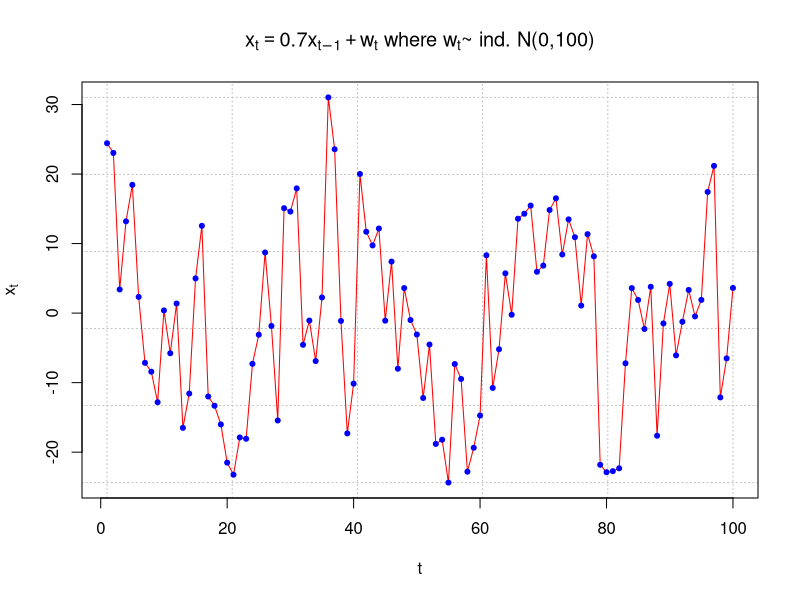
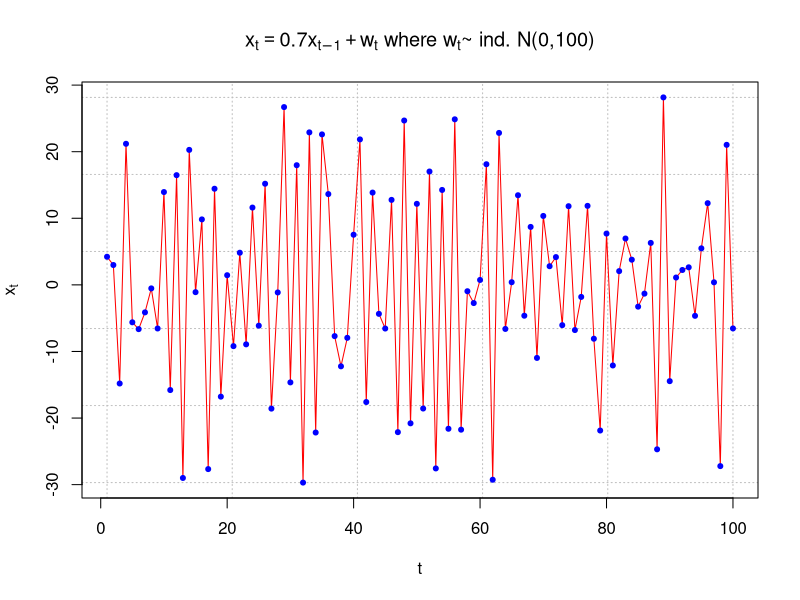
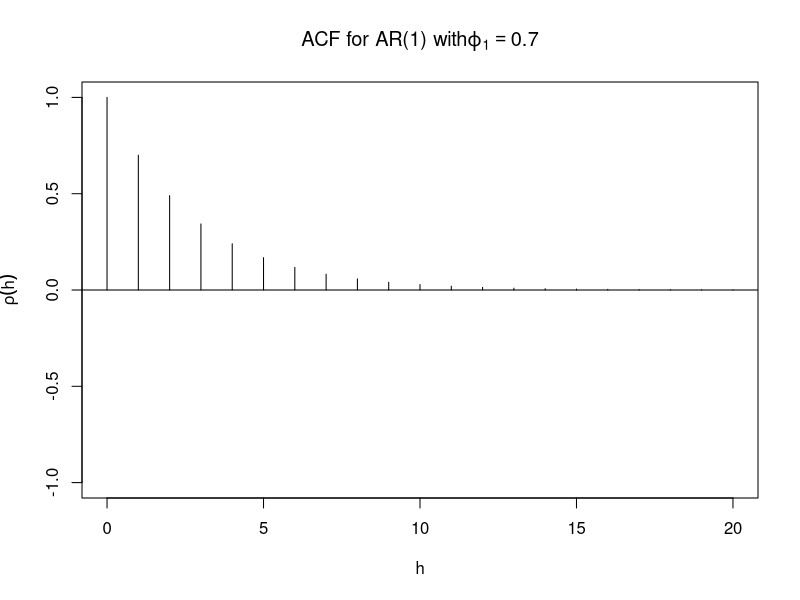
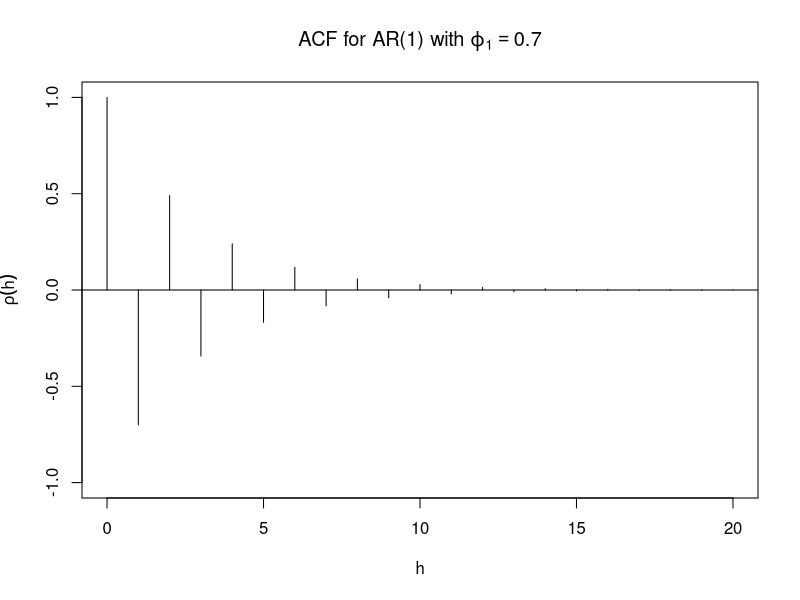
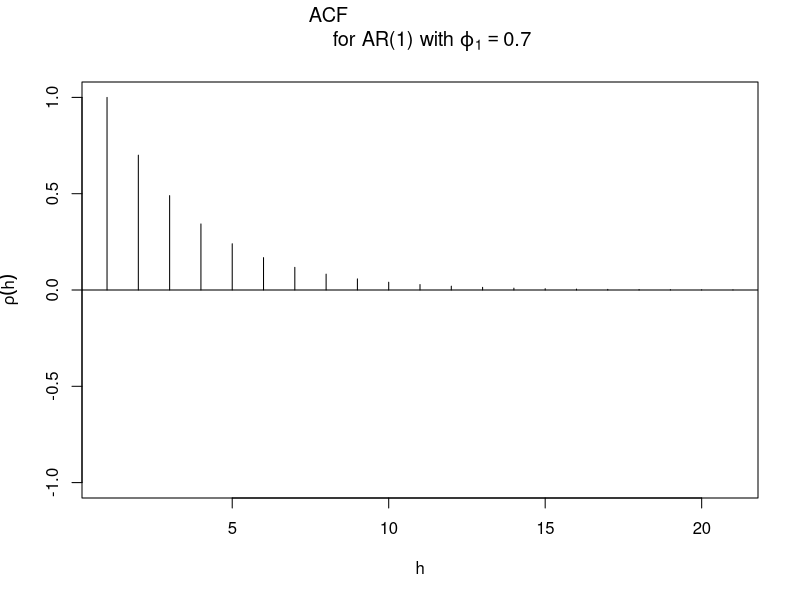
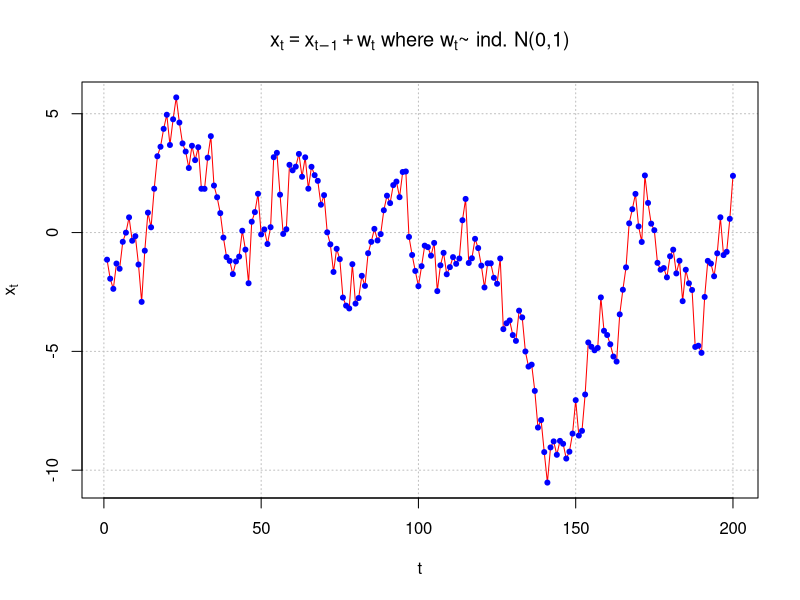
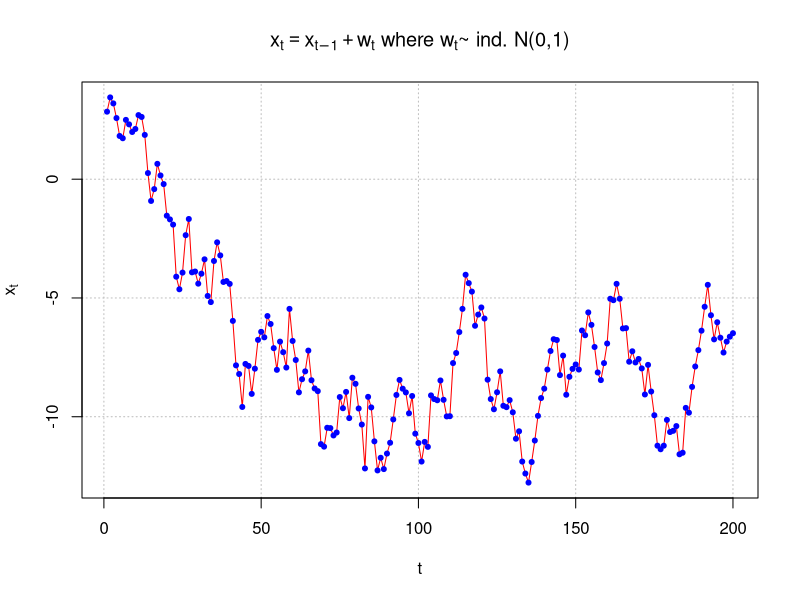
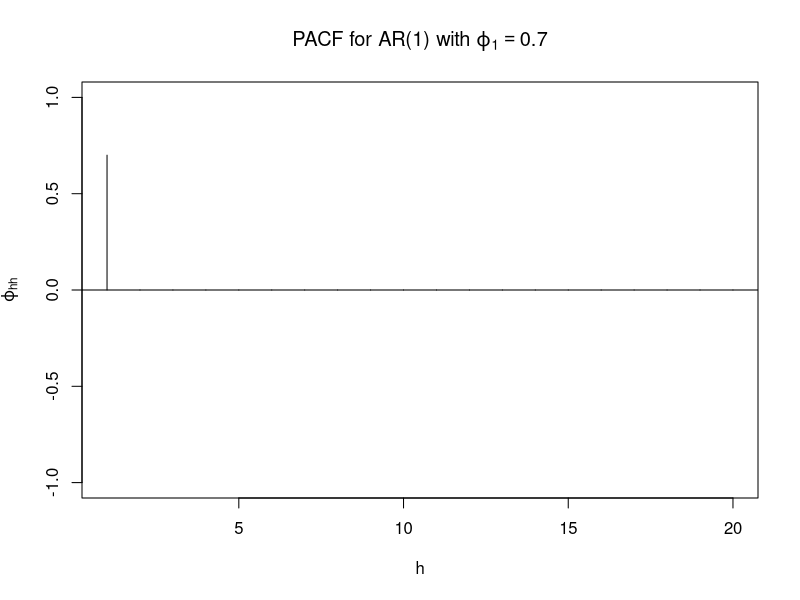

These charts were generated, in order, by the following R code:
## ---- chunk 1
set.seed(7181)
x <- arima.sim(model = list(ar = c(0.7)), n = 100, rand.gen 
  = rnorm, sd = 10)
plot(x = x, ylab = expression(x[t]), xlab = "t", type = 
  "l", col = c("red"), main = 
  expression(paste(x[t] == 0.7*x[t-1] + w[t], " where ", 
  w[t], "~ ind. N(0,100)")), panel.first=grid(col = 
  "gray", lty = "dotted"))
points(x = x, pch = 20, col = "blue")

## ---- chunk 2
set.seed(7181)
x <- arima.sim(model = list(ar = c(-0.7)), n = 100, rand.gen 
  = rnorm, sd = 10)
plot(x = x, ylab = expression(x[t]), xlab = "t", type = 
  "l", col = c("red"), main = 
  expression(paste(x[t] == 0.7*x[t-1] + w[t], " where ", 
  w[t], "~ ind. N(0,100)")), panel.first=grid(col = 
  "gray", lty = "dotted"))
points(x = x, pch = 20, col = "blue")

## ---- chunk 3
round(ARMAacf(ar=c(0.7), lag.max=20) ,4)
## ---- chunk 4
plot(y=ARMAacf(ar=c(0.7), lag.max = 20), x=0:20, type="h", ylim=c(-1,1), xlab="h", ylab=expression(rho(h)), main=expression(paste("ACF for AR(1) with", phi1[1]==0.7)))

abline(h=0)
## ---- chunk 5
plot(y=ARMAacf(ar=c(-0.7), lag.max = 20), x=0:20, type="h", ylim=c(-1,1), xlab="h", ylab=expression(rho(h)), main=expression(paste("ACF for AR(1) with ", phi1[1]==0.7)))

abline(h=0)
## ---- chunk 6
# wrong graph

plot(x = ARMAacf(ar = c(0.7), lag.max = 20), type = 
    "h", ylim = c(-1,1), xlab = "h", ylab = 
    expression(rho(h)), main = expression(paste("ACF 
    for AR(1) with ", phi1[1] == 0.7)))

abline(h = 0)

## ---- chunk 7
set.seed(7181)  
w <- rnorm(n = 200, mean = 0, sd = 1)

x <- numeric(length = 200)
x.1 <- 0
for (i in 1:length(x)) {
  x[i] <- x.1  + w[i] 
  x.1 <- x[i] 
}
plot(x = x, ylab = expression(x[t]), xlab = "t", type = 
  "l", col = c("red"), main = 
  expression(paste(x[t] == x[t-1] + w[t], " where ", 
  w[t], "~ ind. N(0,1)" )), panel.first=grid(col = 
  "gray", lty = "dotted"))
points(x = x, pch = 20, col = "blue")
## ---- chunk 8
set.seed(6234)  
w <- rnorm(n = 200, mean = 0, sd = 1)

x <- numeric(length = 200)
x.1 <- 0
for (i in 1:length(x)) {
  x[i] <- x.1  + w[i] 
  x.1 <- x[i] 
}
plot(x = x, ylab = expression(x[t]), xlab = "t", type = 
  "l", col = c("red"), main = 
  expression(paste(x[t] == x[t-1] + w[t], " where ", 
  w[t], "~ ind. N(0,1)" )), panel.first=grid(col = 
  "gray", lty = "dotted"))
points(x = x, pch = 20, col = "blue")
## ---- chunk 9
# AR(1) with \phi_1 = 0.7
round(ARMAtoMA(ar = c(0.7), lag.max = 20), 4)
## ---- chunk 10
#Example for AR(2)
round(ARMAtoMA(ar = c(0.7, -0.4), lag.max = 20), 4)
## ---- chunk 11
# PACF

  round(ARMAacf(ar = c(0.7), lag.max = 20, pacf = TRUE),4)
  plot(x = ARMAacf(ar = c(0.7), lag.max = 20, pacf = TRUE), type = "h", ylim = c(-1,1), xlab = "h", ylab = expression(phi1[hh]),
       main = expression(paste("PACF for AR(1) with ", phi1[1] == 0.7)))
  abline(h = 0)

## ---- chunk 12
# Estimated ACF and PACF

  dev.new(width = 8, height = 6, pointsize = 10)
  par(mfrow = c(1,2))

  acf(x = x, type = "correlation", lag.max = 20, ylim = c(-1,1), xlab = "h",
    main = "Estimated ACF")
  abline(h = c(-0.5, 0.5), lty = "dotted", col = "gray")
  pacf(x = x, lag.max = 20, ylim = c(-1,1), xlab = "h",
    main = "Estimated PACF")
  abline(h = c(-0.5, 0.5), lty = "dotted", col = "gray")
